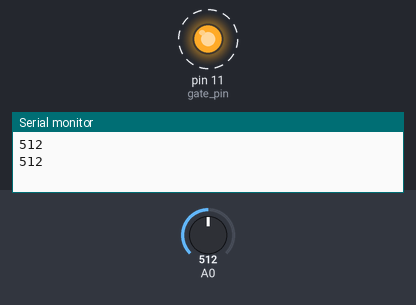
This sketch was run on a simulated Arduino Uno, built with avr-gcc and run on an emulated ATmega328P. Shown: output pins drawn as LEDs (lit = HIGH), the last lines printed to the serial monitor. Dashed ring = blinking. Inputs (shaded band) come from the test bench; at power-on: A0 = 512.

Above: at 0.9 s.
1.6 s: A0 set to 484
At 3.2 s:
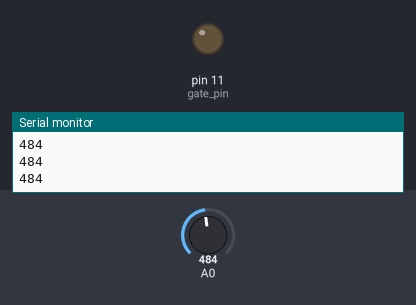
3.5 s: A0 set to 510
At 4.0 s:
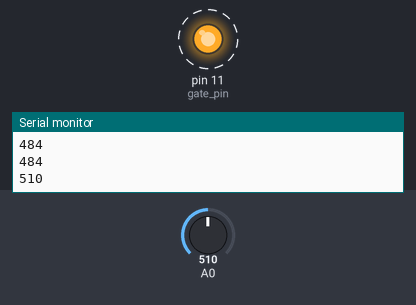
6.9 s: A0 set to 490
At 7.2 s:
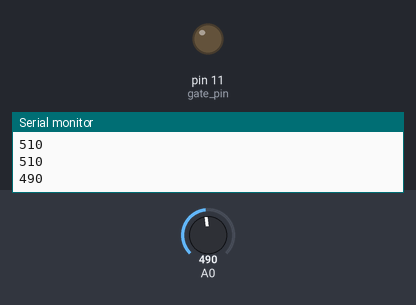
8.4 s: A0 set to 511
At 8.9 s:
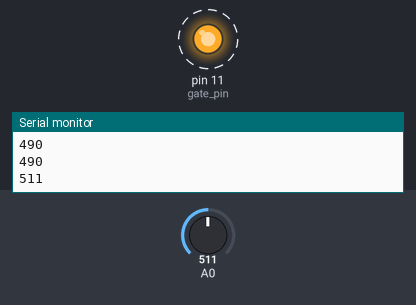
Timing chart, 0 to 12.8 s (numbered marks = the images above; inputs shaded):
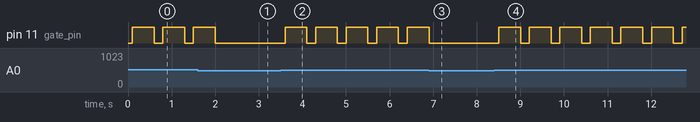

The sketch:

SerialCOMtoUnity_andHapticControl.ino
```cpp
// Arduino->Unityのシリアル通信 + Arduino->HapticDeviceの制御

const int gate_pin = 11;
char data;

void setup() {
  Serial.begin(115200); //シリアル通信開始

  pinMode(gate_pin, OUTPUT); //受信用のpinを準備
}

void loop() {
  // Arduino->Unity: MyoWareの値をUnity側へ送る部分
    int v = analogRead(0); //0pinに来る値を読む(MyoWareの値)
    Serial.println(v);
    delay(100);

  // Arudino->HapticDevice
    if(v >= 500){
      digitalWrite(gate_pin, HIGH);
      delay(500);
      digitalWrite(gate_pin, LOW);
   }else if(v < 500){
      digitalWrite(gate_pin, LOW);
  }
    delay(100);
}
```

Measured:
- the behaviour switches between 500 and 499 on A0 (found by bisection; images 0 and 1)
- after the input at 1.6 s, pin 11 (gate_pin): goes on until 2.0 s, then stays LOW
- after the input at 3.5 s, pin 11 (gate_pin): alternates HIGH for 0.50 s and LOW for 0.20 s, starting after 0.10 s
- after the input at 6.9 s, pin 11 (gate_pin): goes on until 6.9 s, then stays LOW
- after the input at 8.4 s, pin 11 (gate_pin): alternates HIGH for 0.50 s and LOW for 0.20 s, starting after 0.11 s
- by itself, pin 11 (gate_pin): alternates HIGH for 0.50 s and LOW for 0.20 s
